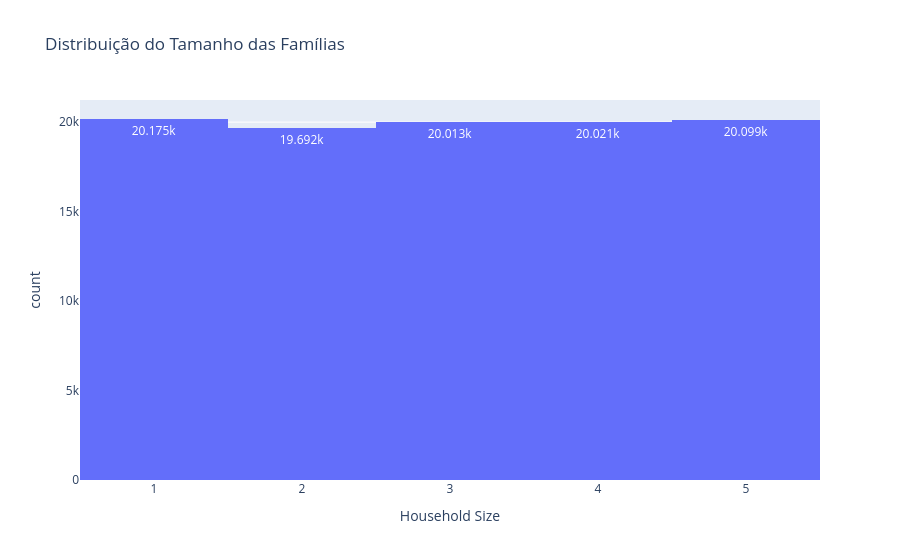

This figure's notebook cell:
### Markdown cell above
### 03) (2,0 pontos) Elaborar um relatório técnico contendo os principais insights obtidos nas análises realizadas nos itens 01 e 02, destacando de que forma os resultados podem contribuir para a tomada de decisão e/ou geração de valor para a empresa.

### Code cell
px.histogram(df, x='Household Size', title='Distribuição do Tamanho das Famílias',text_auto=True)

### Figure 1 — Plotly figure (JSON) as saved in the notebook; plotly's stock layout.template omitted (floating-point values rounded to 4 significant figures; data arrays with more than 128 entries replaced by an {"elided": "..."} marker saying what was removed)
{"data": [{"alignmentgroup": "True", "bingroup": "x", "hovertemplate": "Household Size=%{x}<br>count=%{y}<extra></extra>", "legendgroup": "", "marker": {"color": "#636efa", "pattern": {"shape": ""}}, "name": "", "offsetgroup": "", "orientation": "v", "showlegend": false, "texttemplate": "%{value}", "type": "histogram", "x": {"elided": "100000 int values"}, "xaxis": "x", "yaxis": "y"}], "layout": {"barmode": "relative", "legend": {"tracegroupgap": 0}, "title": {"text": "Distribuição do Tamanho das Famílias"}, "xaxis": {"anchor": "y", "domain": [0, 1], "title": {"text": "Household Size"}}, "yaxis": {"anchor": "x", "domain": [0, 1], "title": {"text": "count"}}}}
